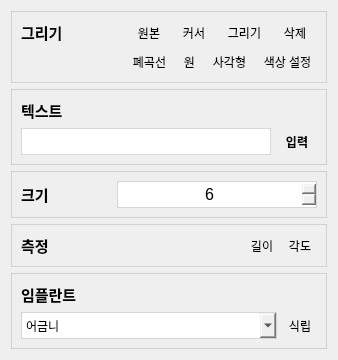
       <widget class="QWidget" name="tab_2">
        <attribute name="title">
         <string>그리기</string>
        </attribute>
        <layout class="QGridLayout" name="gridLayout_5">
         <item row="2" column="1" colspan="2">
          <widget class="QFrame" name="frame_2">
           <property name="styleSheet">
            <string notr="true">QFrame { border: 1px solid rgba(190, 190, 190, 150); }</string>
           </property>
           <property name="frameShape">
            <enum>QFrame::StyledPanel</enum>
           </property>
           <property name="frameShadow">
            <enum>QFrame::Raised</enum>
           </property>
           <layout class="QGridLayout" name="gridLayout_3">
            <item row="0" column="0">
             <widget class="QLabel" name="label_8">
              <property name="minimumSize">
               <size>
                <width>60</width>
                <height>0</height>
               </size>
              </property>
              <property name="maximumSize">
               <size>
                <width>60</width>
                <height>16777215</height>
               </size>
              </property>
              <property name="font">
               <font>
                <pointsize>11</pointsize>
                <bold>true</bold>
               </font>
              </property>
              <property name="styleSheet">
               <string notr="true">border: 0px;</string>
              </property>
              <property name="text">
               <string>크기</string>
              </property>
              <property name="alignment">
               <set>Qt::AlignLeading|Qt::AlignLeft|Qt::AlignVCenter</set>
              </property>
             </widget>
            </item>
            <item row="0" column="3">
             <layout class="QHBoxLayout" name="horizontalLayout">
              <item>
               <widget class="QSpinBox" name="Thickness">
                <property name="minimumSize">
                 <size>
                  <width>0</width>
                  <height>27</height>
                 </size>
                </property>
                <property name="font">
                 <font>
                  <pointsize>12</pointsize>
                  <italic>false</italic>
                  <bold>false</bold>
                 </font>
                </property>
                <property name="styleSheet">
                 <string notr="true">QSpinBox
{
border : 1px solid rgba(190, 190, 190, 150);
border-radius: 1px;
}</string>
                </property>
                <property name="alignment">
                 <set>Qt::AlignCenter</set>
                </property>
                <property name="value">
                 <number>6</number>
                </property>
               </widget>
              </item>
             </layout>
            </item>
            <item row="0" column="1">
             <spacer name="horizontalSpacer">
              <property name="orientation">
               <enum>Qt::Horizontal</enum>
              </property>
              <property name="sizeType">
               <enum>QSizePolicy::Fixed</enum>
              </property>
              <property name="sizeHint" stdset="0">
               <size>
                <width>30</width>
                <height>20</height>
               </size>
              </property>
             </spacer>
            </item>
           </layout>
          </widget>
         </item>
         <item row="4" column="1" colspan="2">
          <widget class="QFrame" name="frame_5">
           <property name="styleSheet">
            <string notr="true">QFrame { border: 1px solid rgba(190, 190, 190, 150); }</string>
           </property>
           <property name="frameShape">
            <enum>QFrame::StyledPanel</enum>
           </property>
           <property name="frameShadow">
            <enum>QFrame::Raised</enum>
           </property>
           <layout class="QGridLayout" name="gridLayout_6">
            <item row="1" column="2">
             <layout class="QHBoxLayout" name="horizontalLayout_4">
              <property name="spacing">
               <number>4</number>
              </property>
              <item>
               <widget class="QToolButton" name="LengthMeasurement">
                <property name="styleSheet">
                 <string notr="true">background-color: qlineargradient(spread:pad, x1:0.0, y1:0.0, x2:1, 
y2:1, stop:0 rgba(150, 150, 150, 50), stop:1 rgba(90, 90, 90, 100));
selection-color: black;
border-width: 1px;
border-style: solid gray;
</string>
                </property>
                <property name="text">
                 <string>길이</string>
                </property>
                <property name="icon">
                 <iconset resource="resource.qrc">
                  <normaloff>:/Icon/Icon/length.png</normaloff>:/Icon/Icon/length.png</iconset>
                </property>
                <property name="iconSize">
                 <size>
                  <width>35</width>
                  <height>35</height>
                 </size>
                </property>
               </widget>
              </item>
              <item>
               <widget class="QToolButton" name="Angle">
                <property name="styleSheet">
                 <string notr="true">background-color: qlineargradient(spread:pad, x1:0.0, y1:0.0, x2:1, 
y2:1, stop:0 rgba(150, 150, 150, 50), stop:1 rgba(90, 90, 90, 100));
selection-color: black;
border-width: 1px;
border-style: solid gray;
</string>
                </property>
                <property name="text">
                 <string>각도</string>
                </property>
                <property name="icon">
                 <iconset resource="resource.qrc">
                  <normaloff>:/Icon/Icon/angle.png</normaloff>:/Icon/Icon/angle.png</iconset>
                </property>
                <property name="iconSize">
                 <size>
                  <width>35</width>
                  <height>35</height>
                 </size>
                </property>
               </widget>
              </item>
             </layout>
            </item>
            <item row="1" column="0">
             <widget class="QLabel" name="label_9">
              <property name="minimumSize">
               <size>
                <width>60</width>
                <height>0</height>
               </size>
              </property>
              <property name="maximumSize">
               <size>
                <width>60</width>
                <height>16777215</height>
               </size>
              </property>
              <property name="font">
               <font>
                <pointsize>11</pointsize>
                <bold>true</bold>
               </font>
              </property>
              <property name="styleSheet">
               <string notr="true">border: 0px;</string>
              </property>
              <property name="text">
               <string>측정</string>
              </property>
             </widget>
            </item>
            <item row="1" column="1">
             <spacer name="horizontalSpacer_2">
              <property name="orientation">
               <enum>Qt::Horizontal</enum>
              </property>
              <property name="sizeHint" stdset="0">
               <size>
                <width>40</width>
                <height>20</height>
               </size>
              </property>
             </spacer>
            </item>
           </layout>
          </widget>
         </item>
         <item row="0" column="1" colspan="2">
          <widget class="QFrame" name="frame_7">
           <property name="styleSheet">
            <string notr="true">QFrame { border: 1px solid rgba(190, 190, 190, 150); }</string>
           </property>
           <property name="frameShape">
            <enum>QFrame::StyledPanel</enum>
           </property>
           <property name="frameShadow">
            <enum>QFrame::Raised</enum>
           </property>
           <layout class="QGridLayout" name="gridLayout_12">
            <property name="spacing">
             <number>6</number>
            </property>
            <item row="1" column="2">
             <layout class="QHBoxLayout" name="horizontalLayout_3">
              <item>
               <widget class="QToolButton" name="Freehand">
                <property name="styleSheet">
                 <string notr="true">background-color: qlineargradient(spread:pad, x1:0.0, y1:0.0, x2:1, 
y2:1, stop:0 rgba(150, 150, 150, 50), stop:1 rgba(90, 90, 90, 100));
selection-color: black;
border-width: 1px;
border-style: solid gray;
</string>
                </property>
                <property name="text">
                 <string>폐곡선</string>
                </property>
                <property name="icon">
                 <iconset resource="resource.qrc">
                  <normaloff>:/Icon/Icon/freehand.png</normaloff>:/Icon/Icon/freehand.png</iconset>
                </property>
                <property name="iconSize">
                 <size>
                  <width>35</width>
                  <height>35</height>
                 </size>
                </property>
               </widget>
              </item>
              <item>
               <widget class="QToolButton" name="Ellipse">
                <property name="styleSheet">
                 <string notr="true">background-color: qlineargradient(spread:pad, x1:0.0, y1:0.0, x2:1, 
y2:1, stop:0 rgba(150, 150, 150, 50), stop:1 rgba(90, 90, 90, 100));
selection-color: black;
border-width: 1px;
border-style: solid gray;
</string>
                </property>
                <property name="text">
                 <string>원</string>
                </property>
                <property name="icon">
                 <iconset resource="resource.qrc">
                  <normaloff>:/Icon/Icon/ellipse.png</normaloff>:/Icon/Icon/ellipse.png</iconset>
                </property>
                <property name="iconSize">
                 <size>
                  <width>35</width>
                  <height>35</height>
                 </size>
                </property>
               </widget>
              </item>
              <item>
               <widget class="QToolButton" name="Rectangle">
                <property name="styleSheet">
                 <string notr="true">background-color: qlineargradient(spread:pad, x1:0.0, y1:0.0, x2:1, 
y2:1, stop:0 rgba(150, 150, 150, 50), stop:1 rgba(90, 90, 90, 100));
selection-color: black;
border-width: 1px;
border-style: solid gray;
</string>
                </property>
                <property name="text">
                 <string>사각형</string>
                </property>
                <property name="icon">
                 <iconset resource="resource.qrc">
                  <normaloff>:/Icon/Icon/rectangle.png</normaloff>:/Icon/Icon/rectangle.png</iconset>
                </property>
                <property name="iconSize">
                 <size>
                  <width>35</width>
                  <height>35</height>
                 </size>
                </property>
               </widget>
              </item>
              <item>
               <widget class="QToolButton" name="Brush">
                <property name="styleSheet">
                 <string notr="true">background-color: qlineargradient(spread:pad, x1:0.0, y1:0.0, x2:1, 
y2:1, stop:0 rgba(150, 150, 150, 50), stop:1 rgba(90, 90, 90, 100));
selection-color: black;
border-width: 1px;
border-style: solid gray;
</string>
                </property>
                <property name="text">
                 <string>색상 설정</string>
                </property>
                <property name="icon">
                 <iconset resource="resource.qrc">
                  <normaloff>:/Icon/Icon/color.png</normaloff>:/Icon/Icon/color.png</iconset>
                </property>
                <property name="iconSize">
                 <size>
                  <width>35</width>
                  <height>35</height>
                 </size>
                </property>
               </widget>
              </item>
             </layout>
            </item>
            <item row="0" column="0">
             <widget class="QLabel" name="label_12">
              <property name="minimumSize">
               <size>
                <width>60</width>
                <height>0</height>
               </size>
              </property>
              <property name="maximumSize">
               <size>
                <width>60</width>
                <height>16777215</height>
               </size>
              </property>
              <property name="font">
               <font>
                <pointsize>11</pointsize>
                <bold>true</bold>
               </font>
              </property>
              <property name="styleSheet">
               <string notr="true">border: 0px;</string>
              </property>
              <property name="text">
               <string>그리기</string>
              </property>
             </widget>
            </item>
            <item row="0" column="2">
             <layout class="QHBoxLayout" name="horizontalLayout_2">
              <item>
               <widget class="QToolButton" name="OrigImage2">
                <property name="styleSheet">
                 <string notr="true">background-color: qlineargradient(spread:pad, x1:0.0, y1:0.0, x2:1, 
y2:1, stop:0 rgba(150, 150, 150, 50), stop:1 rgba(90, 90, 90, 100));
selection-color: black;
border-width: 1px;
border-style: solid gray;
</string>
                </property>
                <property name="text">
                 <string>원본</string>
                </property>
                <property name="icon">
                 <iconset resource="resource.qrc">
                  <normaloff>:/Icon/Icon/reset.png</normaloff>:/Icon/Icon/reset.png</iconset>
                </property>
                <property name="iconSize">
                 <size>
                  <width>35</width>
                  <height>35</height>
                 </size>
                </property>
               </widget>
              </item>
              <item>
               <widget class="QToolButton" name="Cursor">
                <property name="styleSheet">
                 <string notr="true">background-color: qlineargradient(spread:pad, x1:0.0, y1:0.0, x2:1, 
y2:1, stop:0 rgba(150, 150, 150, 50), stop:1 rgba(90, 90, 90, 100));
selection-color: black;
border-width: 1px;
border-style: solid gray;
</string>
                </property>
                <property name="text">
                 <string>커서</string>
                </property>
                <property name="icon">
                 <iconset resource="resource.qrc">
                  <normaloff>:/Icon/Icon/cursor.png</normaloff>:/Icon/Icon/cursor.png</iconset>
                </property>
                <property name="iconSize">
                 <size>
                  <width>35</width>
                  <height>35</height>
                 </size>
                </property>
                <property name="shortcut">
                 <string>Ctrl+`</string>
                </property>
               </widget>
              </item>
              <item>
               <widget class="QToolButton" name="Lines">
                <property name="styleSheet">
                 <string notr="true">background-color: qlineargradient(spread:pad, x1:0.0, y1:0.0, x2:1, 
y2:1, stop:0 rgba(150, 150, 150, 50), stop:1 rgba(90, 90, 90, 100));
selection-color: black;
border-width: 1px;
border-style: solid gray;
</string>
                </property>
                <property name="text">
                 <string>그리기</string>
                </property>
                <property name="icon">
                 <iconset resource="resource.qrc">
                  <normaloff>:/Icon/Icon/brush.png</normaloff>:/Icon/Icon/brush.png</iconset>
                </property>
                <property name="iconSize">
                 <size>
                  <width>35</width>
                  <height>35</height>
                 </size>
                </property>
               </widget>
              </item>
              <item>
               <widget class="QToolButton" name="Delete">
                <property name="styleSheet">
                 <string notr="true">background-color: qlineargradient(spread:pad, x1:0.0, y1:0.0, x2:1, 
y2:1, stop:0 rgba(150, 150, 150, 50), stop:1 rgba(90, 90, 90, 100));
selection-color: black;
border-width: 1px;
border-style: solid gray;
</string>
                </property>
                <property name="text">
                 <string>삭제</string>
                </property>
                <property name="icon">
                 <iconset resource="resource.qrc">
                  <normaloff>:/Icon/Icon/delete.png</normaloff>:/Icon/Icon/delete.png</iconset>
                </property>
                <property name="iconSize">
                 <size>
                  <width>35</width>
                  <height>35</height>
                 </size>
                </property>
                <property name="shortcut">
                 <string>Del</string>
                </property>
               </widget>
              </item>
             </layout>
            </item>
            <item row="0" column="1">
             <spacer name="horizontalSpacer_3">
              <property name="orientation">
               <enum>Qt::Horizontal</enum>
              </property>
              <property name="sizeHint" stdset="0">
               <size>
                <width>40</width>
                <height>20</height>
               </size>
              </property>
             </spacer>
            </item>
           </layout>
          </widget>
         </item>
         <item row="5" column="1" colspan="2">
          <widget class="QFrame" name="frame_6">
           <property name="styleSheet">
            <string notr="true">QFrame { border: 1px solid rgba(190, 190, 190, 150); }</string>
           </property>
           <property name="frameShape">
            <enum>QFrame::StyledPanel</enum>
           </property>
           <property name="frameShadow">
            <enum>QFrame::Raised</enum>
           </property>
           <layout class="QGridLayout" name="gridLayout_7">
            <item row="0" column="0">
             <widget class="QLabel" name="label_11">
              <property name="minimumSize">
               <size>
                <width>60</width>
                <height>0</height>
               </size>
              </property>
              <property name="maximumSize">
               <size>
                <width>60</width>
                <height>16777215</height>
               </size>
              </property>
              <property name="font">
               <font>
                <pointsize>11</pointsize>
                <bold>true</bold>
               </font>
              </property>
              <property name="styleSheet">
               <string notr="true">border: 0px;</string>
              </property>
              <property name="text">
               <string>임플란트</string>
              </property>
             </widget>
            </item>
            <item row="1" column="2">
             <widget class="QToolButton" name="Implant">
              <property name="styleSheet">
               <string notr="true">background-color: qlineargradient(spread:pad, x1:0.0, y1:0.0, x2:1, 
y2:1, stop:0 rgba(150, 150, 150, 50), stop:1 rgba(90, 90, 90, 100));
selection-color: black;
border-width: 1px;
border-style: solid gray;
</string>
              </property>
              <property name="text">
               <string>식립</string>
              </property>
              <property name="icon">
               <iconset resource="resource.qrc">
                <normaloff>:/Icon/Icon/Implant.png</normaloff>:/Icon/Icon/Implant.png</iconset>
              </property>
              <property name="iconSize">
               <size>
                <width>35</width>
                <height>35</height>
               </size>
              </property>
             </widget>
            </item>
            <item row="1" column="0" colspan="2">
             <widget class="QComboBox" name="ImplantcomboBox">
              <property name="minimumSize">
               <size>
                <width>0</width>
                <height>27</height>
               </size>
              </property>
              <property name="styleSheet">
               <string notr="true">QComboBox
{
border : 1px solid rgba(190, 190, 190, 150);
border-radius: 1px;
}</string>
              </property>
              <item>
               <property name="text">
                <string>어금니</string>
               </property>
              </item>
              <item>
               <property name="text">
                <string>앞니</string>
               </property>
              </item>
             </widget>
            </item>
            <item row="0" column="1" colspan="2">
             <spacer name="horizontalSpacer_4">
              <property name="orientation">
               <enum>Qt::Horizontal</enum>
              </property>
              <property name="sizeHint" stdset="0">
               <size>
                <width>40</width>
                <height>20</height>
               </size>
              </property>
             </spacer>
            </item>
           </layout>
          </widget>
         </item>
         <item row="1" column="1" colspan="2">
          <widget class="QFrame" name="frame_4">
           <property name="styleSheet">
            <string notr="true">QFrame { border: 1px solid rgba(190, 190, 190, 150); }</string>
           </property>
           <property name="frameShape">
            <enum>QFrame::StyledPanel</enum>
           </property>
           <property name="frameShadow">
            <enum>QFrame::Raised</enum>
           </property>
           <layout class="QGridLayout" name="gridLayout_4">
            <item row="3" column="3">
             <widget class="QToolButton" name="TextBox">
              <property name="minimumSize">
               <size>
                <width>40</width>
                <height>25</height>
               </size>
              </property>
              <property name="font">
               <font>
                <bold>true</bold>
               </font>
              </property>
              <property name="styleSheet">
               <string notr="true">background-color: qlineargradient(spread:pad, x1:0.0, y1:0.0, x2:1, 
y2:1, stop:0 rgba(150, 150, 150, 50), stop:1 rgba(90, 90, 90, 100));
selection-color: black;
border-style: solid gray;
border-radius: 3px;
</string>
              </property>
              <property name="text">
               <string>입력</string>
              </property>
              <property name="iconSize">
               <size>
                <width>40</width>
                <height>35</height>
               </size>
              </property>
             </widget>
            </item>
            <item row="3" column="1" colspan="2">
             <widget class="QLineEdit" name="lineEdit">
              <property name="minimumSize">
               <size>
                <width>0</width>
                <height>27</height>
               </size>
              </property>
              <property name="toolTip">
               <string/>
              </property>
              <property name="styleSheet">
               <string notr="true">border: 1px solid rgba(190, 190, 190, 150);
border-radius: 0px;</string>
              </property>
              <property name="text">
               <string/>
              </property>
              <property name="placeholderText">
               <string notr="true"/>
              </property>
             </widget>
            </item>
            <item row="2" column="1">
             <widget class="QLabel" name="label_10">
              <property name="minimumSize">
               <size>
                <width>60</width>
                <height>0</height>
               </size>
              </property>
              <property name="maximumSize">
               <size>
                <width>50</width>
                <height>16777215</height>
               </size>
              </property>
              <property name="font">
               <font>
                <pointsize>11</pointsize>
                <bold>true</bold>
               </font>
              </property>
              <property name="styleSheet">
               <string notr="true">border: 0px;</string>
              </property>
              <property name="text">
               <string>텍스트</string>
              </property>
              <property name="alignment">
               <set>Qt::AlignLeading|Qt::AlignLeft|Qt::AlignVCenter</set>
              </property>
             </widget>
            </item>
           </layout>
          </widget>
         </item>
        </layout>
       </widget>
